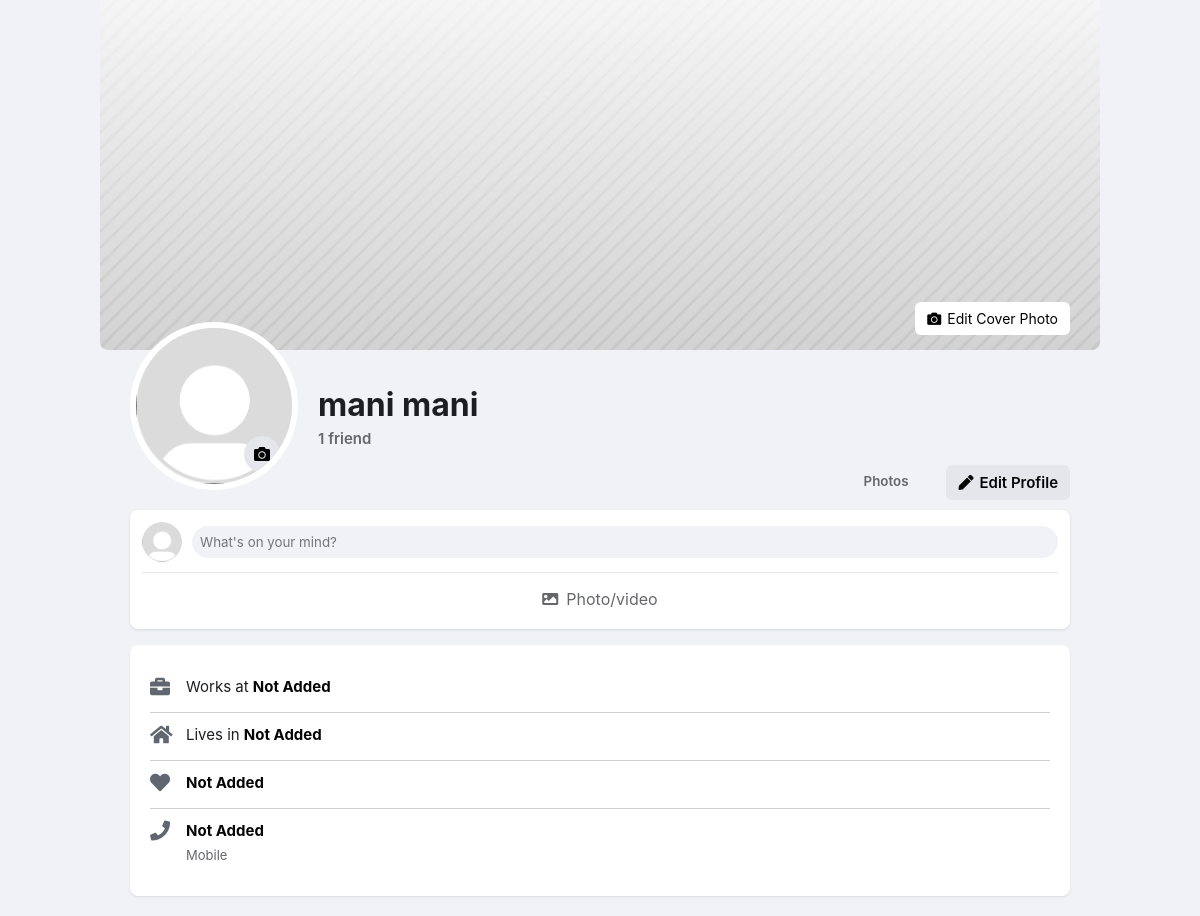
Page /profile/ (signed in) on the committed database.
### user/models.py (models this page shows, shortened)
class UserDetails(models.Model):
    user = models.OneToOneField(User, on_delete=models.CASCADE, related_name="profile")
    first_name = models.CharField(max_length=10, null=True)
    last_name = models.CharField(max_length=10, null=True)
    profile_picture = models.ImageField(
        upload_to="profile_pics/", blank=True, default="profile_pics/default_pfp.png"
    )
    date_of_birth = models.DateField(null=True, blank=True)
    gender = models.CharField(max_length=10)
    location = models.CharField(max_length=100, default="Not Added")
    created_at = models.DateTimeField(auto_now_add=True)
    updated_at = models.DateTimeField(auto_now=True)
    cover_photo = models.ImageField(
        upload_to="cover_photos/", default="cover_photos/default_cover.png", blank=True
    )
    works_at = models.CharField(max_length=100, default="Not Added")
    relationship_status = models.CharField(max_length=100, default="Not Added")
    mobile_number = models.CharField(max_length=100, default="Not Added")

### feed/views.py (the view)
# urls.py: path("profile/", profile, name="profile"),
@login_required(login_url="login")
def profile(request):
    user_name = request.user
    user = User.objects.get(username=user_name)
    user_profile = UserDetails.objects.get(user=user)
    full_name = user_profile.first_name + " " + user_profile.last_name
    friend_count = len(find_friends(user_name))
    context = {
        "user_profile": user_profile,
        "full_name": full_name,
        "friend_count": friend_count,
    }
    return render(request, "user/profile.html", context)

### feed/helper_functions.py (called while the page is built)
def find_friends(user_obj):
    friendship_objects = Friendship.objects.filter(
        Q(user1=user_obj) | Q(user2=user_obj)
    )
    friends_list = []
    for friendship_object in friendship_objects:
        if friendship_object.user1 != user_obj:
            friends_list.append(friendship_object.user1)
        else:
            friends_list.append(friendship_object.user2)
    return friends_list

### templates/user/profile.html (shortened to what this page needs)
{% load static %}
<!DOCTYPE html>
<html lang="en">
<head>
    <link rel="stylesheet" href="https://cdnjs.cloudflare.com/ajax/libs/font-awesome/5.15.4/css/all.min.css">
    <link rel="stylesheet" type="text/css" href="{% static 'css/profile.css' %}">
</head>
<body>
    <div class="profile-container">
        <form method="POST" enctype="multipart/form-data" action="{% url 'update_cover_photo' %}">
            <div class="cover-photo">
                <img src="{{user_profile.cover_photo.url}}" alt="Cover Photo" id="coverImg">
                <label for="coverInput" class="edit-cover-btn">
                    <i class="fas fa-camera"></i>
                    <span>Edit Cover Photo</span>
                </label>
            </div>
        </form>
            <div class="profile-info">
                <div class="profile-picture-container">
                    <form method="POST" enctype="multipart/form-data" action="{% url 'update_profile_photo' %}">
                    <div class="profile-picture">
                        <img src="{{user_profile.profile_picture.url}}" alt="Profile Picture" id="profileImg">
                        <label for="profileInput" class="edit-profile-pic">
                            <i class="fas fa-camera"></i>
                        </label>
                    </div>
                    </form>
                </div>
                <div class="profile-header">
                    <h1>{{ full_name }}</h1>
                    {% if friend_count == 1 %}
                    <p class="friends-count">{{ friend_count }} friend</p>
                    {% elif friend_count > 1 %}
                    <p class="friends-count">{{ friend_count }} friends</p>
                    {% endif %}
                </div>
                <div class="profile-actions">
                    <form method="POST" action="{% url 'view_photos' %}">
                        <button class="view-posts" type="submit">
                            Photos
                        </button>
                    </form>
                    <button type="button" class="edit-profile-btn">
                        <i class="fas fa-pen"></i>
                        Edit Profile
                    </button>
                </div>
            </div>
        <div class="create-post-container">
        <form method="POST" enctype="multipart/form-data" action="{% url 'add_post' %}">
            <div class="post-header">
                <img src="{{user_profile.profile_picture.url}}" alt="Profile" class="profile-pic">
                <input type="text" name="caption" placeholder="What's on your mind?" class="mind-input">
            </div>
            <div class="post-options">
                <label for="file-upload" class="upload-option" id="upload-label">
                    <i class="fas fa-image"></i>
                    <span class="upload-text">Photo/video</span>
                </label>
            </div>
        </form>
        </div>
        <div class="profile-details">
            <div class="detail-item">
                <i class="fas fa-briefcase"></i>
                <div class="detail-content">
                    <p>Works at <strong>{{user_profile.works_at }}</strong></p>
                </div>
            </div>
            <div class="detail-item">
                <i class="fas fa-home"></i>
                <div class="detail-content">
                    <p>Lives in <strong>{{ user_profile.location }}</strong></p>
                </div>
            </div>
            <div class="detail-item">
                <i class="fas fa-heart"></i>
                <div class="detail-content">
                    <p><strong>{{user_profile.relationship_status|default:"Single" }}</strong></p>
                </div>
            </div>
            <div class="detail-item">
                <i class="fas fa-phone"></i>
                <div class="detail-content">
                    <p><strong>{{ user_profile.mobile_number }}</strong></p>
                    <span class="detail-meta">Mobile</span>
                </div>
            </div>
        </div>
    </div>
</body>
</html>

### static/css/profile.css (style rules this page uses)
* { margin: 0; padding: 0; box-sizing: border-box; font-family: -apple-system, BlinkMacSystemFont, "Segoe UI", Roboto, Helvetica, Arial, sans-serif; }
body { background-color: #f0f2f5; }
.profile-container { max-width: 1000px; margin: 0 auto; padding-bottom: 20px; }
.cover-photo { position: relative; height: 350px; border-radius: 0 0 8px 8px; overflow: hidden; }
.cover-photo img { width: 100%; height: 100%; object-fit: cover; }
.edit-cover-btn { position: absolute; bottom: 15px; right: 30px; background-color: white; border: none; padding: 8px 12px; border-radius: 6px; font-size: 14px; cursor: pointer; display: flex; align-items: center; gap: 6px; }
.profile-info { display: flex; padding: 0 30px; margin-bottom: 20px; }
.profile-picture-container { margin-top: -28px; margin-right: 20px; }
.profile-picture { position: relative; width: 168px; height: 168px; border-radius: 50%; border: 6px solid white; overflow: hidden; background: #f0f2f5; }
.profile-picture img { width: 100%; height: 100%; object-fit: cover; }
.edit-profile-pic { position: absolute; bottom: 12px; right: 12px; width: 36px; height: 36px; border-radius: 50%; background: #e4e6eb; border: none; cursor: pointer; display: flex; align-items: center; justify-content: center; }
.profile-header { padding-top: 35px; }
.profile-header h1 { font-size: 32px; font-weight: bold; color: #1c1e21; margin-bottom: 5px; }
.friends-count { color: #65676b; font-size: 15px; font-weight: 600; }
.profile-details { background: white; border-radius: 8px; padding: 20px; margin: 0 30px; box-shadow: 0 1px 2px rgba(0, 0, 0, 0.1); }
.detail-item { display: flex; gap: 12px; padding: 12px 0; border-bottom: 1px solid #ced0d4; }
.detail-item:last-child { border-bottom: none; }
.detail-item i { color: #606770; font-size: 20px; width: 24px; }
.detail-content p { color: #1c1e21; font-size: 15px; margin-bottom: 4px; }
.detail-content strong { color: #050505; }
.detail-meta { font-size: 13px; color: #65676b; }
.profile-info { position: relative; }
.profile-actions { position: absolute; bottom: -10px; right: 30px; display: flex; gap: 30px; }
.add-story-btn, .edit-profile-btn { padding: 8px 12px; border: none; border-radius: 6px; font-weight: 600; cursor: pointer; display: flex; align-items: center; gap: 6px; font-size: 15px; }
.edit-profile-btn { background-color: #e4e6eb; color: #050505; }
.create-post-container { background: white; border-radius: 8px; padding: 12px; box-shadow: 0 1px 3px rgba(0,0,0,0.1); margin: 16px 0; margin-left: 3%; margin-right: 3%; }
.post-header { display: flex; align-items: center; margin-bottom: 10px; }
.profile-pic { width: 40px; height: 40px; border-radius: 50%; margin-right: 10px; }
.mind-input { border: none; flex-grow: 1; padding: 8px; background: #f0f2f5; border-radius: 20px; }
.post-options { display: flex; border-top: 1px solid #e4e6eb; padding-top: 8px; gap: 10px; align-items: center; }
.upload-option { display: flex; align-items: center; padding: 8px 16px; cursor: pointer; flex: 1; justify-content: center; color: #65676b; }
.upload-text { margin-left: 8px; }
.view-posts { padding: 8px; border: none; background: none; color: #65676b; font-weight: 600; display: flex; align-items: center; gap: 4px; }

### rows in the picture
UserDetails: cover_photo (placeholder picture), profile_picture (placeholder picture), works_at "Not Added", location "Not Added", relationship_status "Not Added", mobile_number "Not Added"

### other values in the picture
{{ full_name }} "mani mani"
{{ friend_count }} "1"
